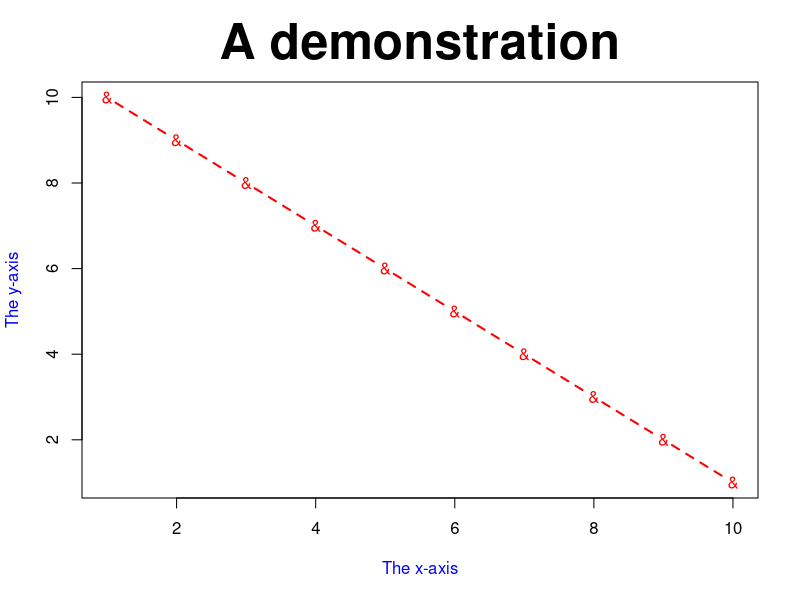

This chart was generated by the following R code:
plot(
    x = 1:10,
    y = 10:1,
    main = "A demonstration",
    cex.main = 3,
    font.main = 2,
    xlab = "The x-axis",
    ylab = "The y-axis",
    col.lab = "blue",
    type = "b",
    col = "red",
    lty = "dashed",
    lwd = 2,
    pch = "&",
)
